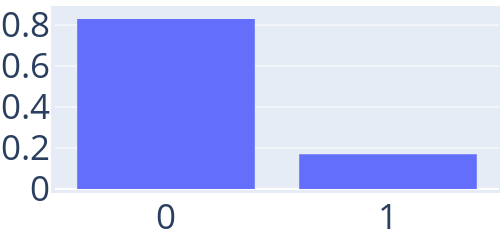

Notebook source saved alongside this figure:
### Code cell
cat_nb_cc_with_more_than_1_cycle = string.(sort(Int.(cc_with_more_than_1_cycle
)))
trace = PlotlyJS.histogram(x=cat_nb_cc_with_more_than_1_cycle, histnorm="probability density")
layout = Layout(
    autosize=false,
    width=500,
    height=200,
    margin=attr(l=1, r=1, b=1, t=1, pad=4),
    font_size=35,
    xaxis_type="category",
)
name = "comparison_hpkv_MUN_cc_more_than_1_cycle_"*"n"*string(n)*"p"*string(p)*"eta"*string(eta)*"q"*string(q)
p_more_than_1 = PlotlyJS.plot(trace,layout)

### Figure 1 — Plotly figure (JSON) as saved in the notebook; plotly's stock layout.template omitted (floating-point values rounded to 4 significant figures)
{"data": [{"histnorm": "probability density", "type": "histogram", "x": ["0", "0", "0", "0", "0", "0", "0", "0", "0", "0", "0", "0", "0", "0", "0", "0", "0", "0", "0", "0", "0", "0", "0", "0", "0", "0", "0", "0", "0", "0", "0", "0", "0", "0", "0", "0", "0", "0", "0", "0", "0", "0", "0", "0", "0", "0", "0", "0", "0", "0", "0", "0", "0", "0", "0", "0", "0", "0", "0", "0", "0", "0", "0", "0", "0", "0", "0", "0", "0", "0", "0", "0", "0", "0", "0", "0", "0", "0", "0", "0", "0", "0", "0", "1", "1", "1", "1", "1", "1", "1", "1", "1", "1", "1", "1", "1", "1", "1", "1", "1"]}], "layout": {"autosize": false, "font": {"size": 35}, "height": 200, "margin": {"b": 1, "l": 1, "pad": 4, "r": 1, "t": 1}, "width": 500, "xaxis": {"type": "category"}}}
